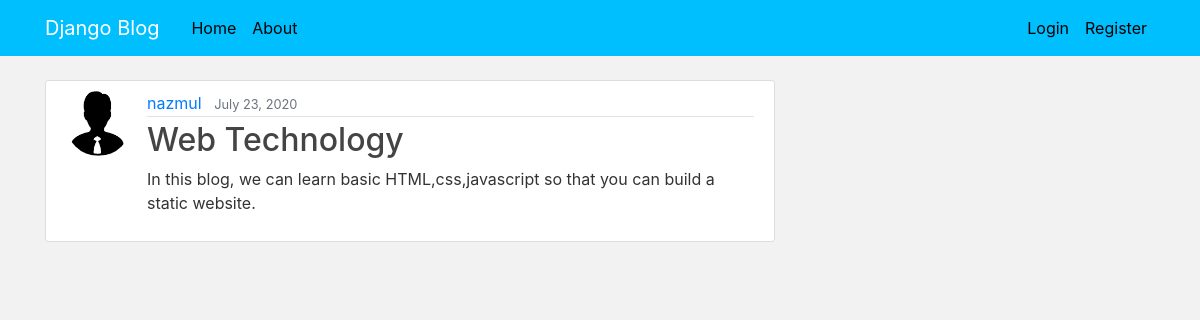
The app's page /post/1/ with its own data.
### blog/models.py (models this page shows, shortened)
class Post(models.Model):
    title = models.CharField(max_length=100)
    content = models.TextField()
    date_posted = models.DateTimeField(default=timezone.now)
    author = models.ForeignKey(User, on_delete=models.CASCADE)

### users/models.py (models this page shows, shortened)
class Profile(models.Model):
    user = models.OneToOneField(User, on_delete=models.CASCADE)
    image = models.ImageField(default='default.jpg', upload_to='profile_pics')

### blog/views.py (the view)
# urls.py: path('post/<int:pk>/', PostDetailView.as_view(), name='post-detail'),
class PostDetailView(DetailView):
    model = Post
    template_name = 'post_detail.html'

### templates/post_detail.html (shortened to what this page needs)
{% extends "base.html" %}
{% block content %}
  <article class="media content-section">
    <img class="rounded-circle article-img" src="{{ object.author.profile.image.url }}">
    <div class="media-body">
      <div class="article-metadata">
        <a class="mr-2" href="#">{{ object.author }}</a>
        <small class="text-muted">{{ object.date_posted|date:"F d, Y" }}</small>
      </div>
      <h2 class="article-title">{{ object.title }}</h2>
      <p class="article-content">{{ object.content }}</p>
    </div>
  </article>
{% endblock content %}

### static/main.css (style rules this page uses)
body { background: #f2f2f2; color: #333333; margin-top: 5rem; }
h1, h2, h3, h4, h5, h6 { color: #444444; }
.content-section { background: #ffffff; padding: 10px 20px; border: 1px solid #dddddd; border-radius: 3px; margin-bottom: 20px; }
.article-title { color: #444444; }
.article-content { white-space: pre-line; }
.article-img { height: 65px; width: 65px; margin-right: 16px; }
.article-metadata { padding-bottom: 1px; margin-bottom: 4px; border-bottom: 1px solid #e3e3e3 }

### records on screen
Post: author.profile.image (picture), author "nazmul", date_posted "July 23, 2020", title "Web Technology", content "In this blog, we can learn basic HTML,css,javascript so that you can build a static website."
